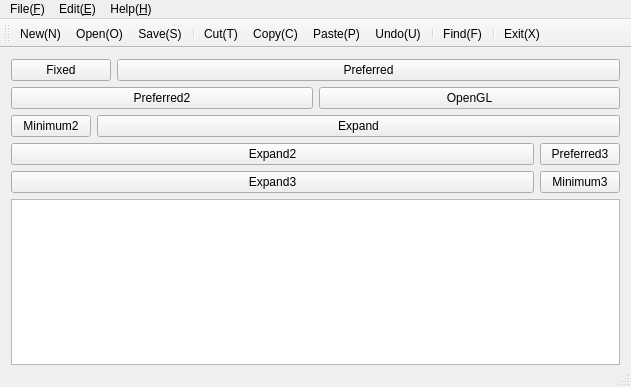
<?xml version="1.0" encoding="UTF-8"?>
<ui version="4.0">
 <class>MainWindow</class>
 <widget class="QMainWindow" name="MainWindow">
  <property name="geometry">
   <rect>
    <x>0</x>
    <y>0</y>
    <width>631</width>
    <height>387</height>
   </rect>
  </property>
  <property name="sizePolicy">
   <sizepolicy hsizetype="Preferred" vsizetype="Preferred">
    <horstretch>2</horstretch>
    <verstretch>0</verstretch>
   </sizepolicy>
  </property>
  <property name="windowTitle">
   <string>MainWindow</string>
  </property>
  <widget class="QWidget" name="centralWidget">
   <layout class="QVBoxLayout" name="verticalLayout" stretch="0,0,0,0,0,1">
    <property name="bottomMargin">
     <number>0</number>
    </property>
    <item>
     <layout class="QHBoxLayout" name="horizontalLayout">
      <item>
       <widget class="QPushButton" name="pushButton_test">
        <property name="sizePolicy">
         <sizepolicy hsizetype="Fixed" vsizetype="Fixed">
          <horstretch>0</horstretch>
          <verstretch>0</verstretch>
         </sizepolicy>
        </property>
        <property name="minimumSize">
         <size>
          <width>100</width>
          <height>0</height>
         </size>
        </property>
        <property name="text">
         <string>Fixed</string>
        </property>
       </widget>
      </item>
      <item>
       <widget class="QPushButton" name="pushButton_2">
        <property name="sizePolicy">
         <sizepolicy hsizetype="Preferred" vsizetype="Fixed">
          <horstretch>0</horstretch>
          <verstretch>0</verstretch>
         </sizepolicy>
        </property>
        <property name="text">
         <string>Preferred</string>
        </property>
       </widget>
      </item>
     </layout>
    </item>
    <item>
     <layout class="QHBoxLayout" name="horizontalLayout_2">
      <item>
       <widget class="QPushButton" name="pushButton">
        <property name="sizePolicy">
         <sizepolicy hsizetype="Preferred" vsizetype="Fixed">
          <horstretch>0</horstretch>
          <verstretch>0</verstretch>
         </sizepolicy>
        </property>
        <property name="minimumSize">
         <size>
          <width>100</width>
          <height>0</height>
         </size>
        </property>
        <property name="text">
         <string>Preferred2</string>
        </property>
       </widget>
      </item>
      <item>
       <widget class="QPushButton" name="show_opengl">
        <property name="sizePolicy">
         <sizepolicy hsizetype="Minimum" vsizetype="Fixed">
          <horstretch>0</horstretch>
          <verstretch>3</verstretch>
         </sizepolicy>
        </property>
        <property name="text">
         <string>OpenGL</string>
        </property>
       </widget>
      </item>
     </layout>
    </item>
    <item>
     <layout class="QHBoxLayout" name="horizontalLayout_3">
      <item>
       <widget class="QPushButton" name="pushButton_4">
        <property name="sizePolicy">
         <sizepolicy hsizetype="Minimum" vsizetype="Fixed">
          <horstretch>0</horstretch>
          <verstretch>0</verstretch>
         </sizepolicy>
        </property>
        <property name="text">
         <string>Minimum2</string>
        </property>
       </widget>
      </item>
      <item>
       <widget class="QPushButton" name="pushButton_5">
        <property name="sizePolicy">
         <sizepolicy hsizetype="Expanding" vsizetype="Fixed">
          <horstretch>0</horstretch>
          <verstretch>0</verstretch>
         </sizepolicy>
        </property>
        <property name="text">
         <string>Expand</string>
        </property>
       </widget>
      </item>
     </layout>
    </item>
    <item>
     <layout class="QHBoxLayout" name="horizontalLayout_4">
      <item>
       <widget class="QPushButton" name="Expand2">
        <property name="sizePolicy">
         <sizepolicy hsizetype="Expanding" vsizetype="Fixed">
          <horstretch>0</horstretch>
          <verstretch>0</verstretch>
         </sizepolicy>
        </property>
        <property name="text">
         <string>Expand2</string>
        </property>
       </widget>
      </item>
      <item>
       <widget class="QPushButton" name="pushButton_7">
        <property name="sizePolicy">
         <sizepolicy hsizetype="Preferred" vsizetype="Fixed">
          <horstretch>0</horstretch>
          <verstretch>0</verstretch>
         </sizepolicy>
        </property>
        <property name="text">
         <string>Preferred3</string>
        </property>
       </widget>
      </item>
     </layout>
    </item>
    <item>
     <layout class="QHBoxLayout" name="horizontalLayout_5">
      <item>
       <widget class="QPushButton" name="pushButton_8">
        <property name="sizePolicy">
         <sizepolicy hsizetype="Expanding" vsizetype="Fixed">
          <horstretch>0</horstretch>
          <verstretch>0</verstretch>
         </sizepolicy>
        </property>
        <property name="text">
         <string>Expand3</string>
        </property>
       </widget>
      </item>
      <item>
       <widget class="QPushButton" name="pushButton_9">
        <property name="text">
         <string>Minimum3</string>
        </property>
       </widget>
      </item>
     </layout>
    </item>
    <item>
     <widget class="QTextEdit" name="textEdit"/>
    </item>
   </layout>
  </widget>
  <widget class="QMenuBar" name="menuBar">
   <property name="geometry">
    <rect>
     <x>0</x>
     <y>0</y>
     <width>631</width>
     <height>23</height>
    </rect>
   </property>
   <widget class="QMenu" name="menu_file">
    <property name="title">
     <string>File(&amp;F)</string>
    </property>
    <addaction name="action_new"/>
    <addaction name="actionOpen"/>
    <addaction name="actionSave"/>
    <addaction name="actionSave_as"/>
    <addaction name="separator"/>
    <addaction name="actionClose"/>
    <addaction name="actionExit"/>
   </widget>
   <widget class="QMenu" name="menu_edit">
    <property name="title">
     <string>Edit(&amp;E)</string>
    </property>
    <addaction name="actionCut"/>
    <addaction name="actionCopy"/>
    <addaction name="actionPaste"/>
    <addaction name="actionUndo"/>
    <addaction name="separator"/>
    <addaction name="actionFind"/>
   </widget>
   <widget class="QMenu" name="menu_help">
    <property name="title">
     <string>Help(&amp;H)</string>
    </property>
    <addaction name="actionAbout"/>
   </widget>
   <addaction name="menu_file"/>
   <addaction name="menu_edit"/>
   <addaction name="menu_help"/>
  </widget>
  <widget class="QToolBar" name="mainToolBar">
   <property name="iconSize">
    <size>
     <width>32</width>
     <height>32</height>
    </size>
   </property>
   <attribute name="toolBarArea">
    <enum>TopToolBarArea</enum>
   </attribute>
   <attribute name="toolBarBreak">
    <bool>false</bool>
   </attribute>
   <addaction name="action_new"/>
   <addaction name="actionOpen"/>
   <addaction name="actionSave"/>
   <addaction name="separator"/>
   <addaction name="actionCut"/>
   <addaction name="actionCopy"/>
   <addaction name="actionPaste"/>
   <addaction name="actionUndo"/>
   <addaction name="separator"/>
   <addaction name="actionFind"/>
   <addaction name="separator"/>
   <addaction name="actionExit"/>
  </widget>
  <widget class="QStatusBar" name="statusBar"/>
  <action name="action_new">
   <property name="icon">
    <iconset resource="../resource.qrc">
     <normaloff>:/res/new</normaloff>:/res/new</iconset>
   </property>
   <property name="text">
    <string>New(&amp;N)</string>
   </property>
   <property name="toolTip">
    <string>New document</string>
   </property>
   <property name="shortcut">
    <string>Ctrl+N</string>
   </property>
  </action>
  <action name="actionOpen">
   <property name="icon">
    <iconset resource="../resource.qrc">
     <normaloff>:/res/open</normaloff>:/res/open</iconset>
   </property>
   <property name="text">
    <string>Open(&amp;O)</string>
   </property>
   <property name="toolTip">
    <string>Open document</string>
   </property>
   <property name="shortcut">
    <string>Ctrl+O</string>
   </property>
  </action>
  <action name="actionSave">
   <property name="icon">
    <iconset resource="../resource.qrc">
     <normaloff>:/res/save</normaloff>:/res/save</iconset>
   </property>
   <property name="text">
    <string>Save(&amp;S)</string>
   </property>
   <property name="toolTip">
    <string>Save document</string>
   </property>
   <property name="shortcut">
    <string>Ctrl+S</string>
   </property>
  </action>
  <action name="actionSave_as">
   <property name="icon">
    <iconset resource="../resource.qrc">
     <normaloff>:/res/saveas</normaloff>:/res/saveas</iconset>
   </property>
   <property name="text">
    <string>Save as(&amp;A)</string>
   </property>
   <property name="toolTip">
    <string>Save document as</string>
   </property>
   <property name="shortcut">
    <string>Ctrl+Shift+S</string>
   </property>
  </action>
  <action name="actionClose">
   <property name="icon">
    <iconset resource="../resource.qrc">
     <normaloff>:/res/close</normaloff>:/res/close</iconset>
   </property>
   <property name="text">
    <string>Close</string>
   </property>
   <property name="toolTip">
    <string>Close document</string>
   </property>
   <property name="shortcut">
    <string>Ctrl+W</string>
   </property>
  </action>
  <action name="actionExit">
   <property name="icon">
    <iconset resource="../resource.qrc">
     <normaloff>:/res/exit</normaloff>:/res/exit</iconset>
   </property>
   <property name="text">
    <string>Exit(&amp;X)</string>
   </property>
   <property name="toolTip">
    <string>Exit software</string>
   </property>
  </action>
  <action name="actionCut">
   <property name="icon">
    <iconset resource="../resource.qrc">
     <normaloff>:/res/cut</normaloff>:/res/cut</iconset>
   </property>
   <property name="text">
    <string>Cut(&amp;T)</string>
   </property>
   <property name="toolTip">
    <string>Cut text</string>
   </property>
   <property name="shortcut">
    <string>Ctrl+X</string>
   </property>
  </action>
  <action name="actionCopy">
   <property name="icon">
    <iconset resource="../resource.qrc">
     <normaloff>:/res/copy</normaloff>:/res/copy</iconset>
   </property>
   <property name="text">
    <string>Copy(&amp;C)</string>
   </property>
   <property name="toolTip">
    <string>Copy text</string>
   </property>
   <property name="shortcut">
    <string>Ctrl+C</string>
   </property>
  </action>
  <action name="actionPaste">
   <property name="icon">
    <iconset resource="../resource.qrc">
     <normaloff>:/res/paste</normaloff>:/res/paste</iconset>
   </property>
   <property name="text">
    <string>Paste(&amp;P)</string>
   </property>
   <property name="toolTip">
    <string>Paste text</string>
   </property>
   <property name="shortcut">
    <string>Ctrl+V</string>
   </property>
  </action>
  <action name="actionUndo">
   <property name="icon">
    <iconset resource="../resource.qrc">
     <normaloff>:/res/undo</normaloff>:/res/undo</iconset>
   </property>
   <property name="text">
    <string>Undo(&amp;U)</string>
   </property>
   <property name="toolTip">
    <string>Undo action</string>
   </property>
   <property name="shortcut">
    <string>Ctrl+Z</string>
   </property>
  </action>
  <action name="actionAbout">
   <property name="icon">
    <iconset resource="../resource.qrc">
     <normaloff>:/res/help</normaloff>:/res/help</iconset>
   </property>
   <property name="text">
    <string>About</string>
   </property>
   <property name="toolTip">
    <string>About...</string>
   </property>
   <property name="shortcut">
    <string>Ctrl+A</string>
   </property>
  </action>
  <action name="actionFind">
   <property name="icon">
    <iconset resource="../resource.qrc">
     <normaloff>:/res/find</normaloff>:/res/find</iconset>
   </property>
   <property name="text">
    <string>Find(&amp;F)</string>
   </property>
   <property name="toolTip">
    <string>Find text</string>
   </property>
   <property name="shortcut">
    <string>Ctrl+F</string>
   </property>
  </action>
 </widget>
 <layoutdefault spacing="6" margin="11"/>
 <resources>
  <include location="../resource.qrc"/>
 </resources>
 <connections>
  <connection>
   <sender>action_new</sender>
   <signal>triggered()</signal>
   <receiver>MainWindow</receiver>
   <slot>OnNewFile()</slot>
   <hints>
    <hint type="sourcelabel">
     <x>-1</x>
     <y>-1</y>
    </hint>
    <hint type="destinationlabel">
     <x>275</x>
     <y>154</y>
    </hint>
   </hints>
  </connection>
  <connection>
   <sender>pushButton_test</sender>
   <signal>clicked()</signal>
   <receiver>MainWindow</receiver>
   <slot>test_click()</slot>
   <hints>
    <hint type="sourcelabel">
     <x>109</x>
     <y>97</y>
    </hint>
    <hint type="destinationlabel">
     <x>289</x>
     <y>212</y>
    </hint>
   </hints>
  </connection>
  <connection>
   <sender>pushButton_2</sender>
   <signal>clicked()</signal>
   <receiver>MainWindow</receiver>
   <slot>on_user_info_click()</slot>
   <hints>
    <hint type="sourcelabel">
     <x>328</x>
     <y>88</y>
    </hint>
    <hint type="destinationlabel">
     <x>275</x>
     <y>154</y>
    </hint>
   </hints>
  </connection>
  <connection>
   <sender>pushButton</sender>
   <signal>clicked()</signal>
   <receiver>MainWindow</receiver>
   <slot>on_user_info_ext_click()</slot>
   <hints>
    <hint type="sourcelabel">
     <x>141</x>
     <y>123</y>
    </hint>
    <hint type="destinationlabel">
     <x>275</x>
     <y>154</y>
    </hint>
   </hints>
  </connection>
  <connection>
   <sender>actionSave</sender>
   <signal>triggered()</signal>
   <receiver>MainWindow</receiver>
   <slot>OnSaveFile()</slot>
   <hints>
    <hint type="sourcelabel">
     <x>-1</x>
     <y>-1</y>
    </hint>
    <hint type="destinationlabel">
     <x>315</x>
     <y>193</y>
    </hint>
   </hints>
  </connection>
  <connection>
   <sender>actionSave_as</sender>
   <signal>triggered()</signal>
   <receiver>MainWindow</receiver>
   <slot>OnSaveAsFile()</slot>
   <hints>
    <hint type="sourcelabel">
     <x>-1</x>
     <y>-1</y>
    </hint>
    <hint type="destinationlabel">
     <x>315</x>
     <y>193</y>
    </hint>
   </hints>
  </connection>
  <connection>
   <sender>actionOpen</sender>
   <signal>triggered()</signal>
   <receiver>MainWindow</receiver>
   <slot>OnOpenFile()</slot>
   <hints>
    <hint type="sourcelabel">
     <x>-1</x>
     <y>-1</y>
    </hint>
    <hint type="destinationlabel">
     <x>315</x>
     <y>193</y>
    </hint>
   </hints>
  </connection>
  <connection>
   <sender>actionClose</sender>
   <signal>triggered()</signal>
   <receiver>MainWindow</receiver>
   <slot>OnCloseFile()</slot>
   <hints>
    <hint type="sourcelabel">
     <x>-1</x>
     <y>-1</y>
    </hint>
    <hint type="destinationlabel">
     <x>315</x>
     <y>193</y>
    </hint>
   </hints>
  </connection>
  <connection>
   <sender>actionExit</sender>
   <signal>triggered()</signal>
   <receiver>MainWindow</receiver>
   <slot>OnExit()</slot>
   <hints>
    <hint type="sourcelabel">
     <x>-1</x>
     <y>-1</y>
    </hint>
    <hint type="destinationlabel">
     <x>315</x>
     <y>193</y>
    </hint>
   </hints>
  </connection>
  <connection>
   <sender>actionCut</sender>
   <signal>triggered()</signal>
   <receiver>MainWindow</receiver>
   <slot>OnCut()</slot>
   <hints>
    <hint type="sourcelabel">
     <x>-1</x>
     <y>-1</y>
    </hint>
    <hint type="destinationlabel">
     <x>315</x>
     <y>193</y>
    </hint>
   </hints>
  </connection>
  <connection>
   <sender>actionCopy</sender>
   <signal>triggered()</signal>
   <receiver>MainWindow</receiver>
   <slot>OnCopy()</slot>
   <hints>
    <hint type="sourcelabel">
     <x>-1</x>
     <y>-1</y>
    </hint>
    <hint type="destinationlabel">
     <x>315</x>
     <y>193</y>
    </hint>
   </hints>
  </connection>
  <connection>
   <sender>actionPaste</sender>
   <signal>triggered()</signal>
   <receiver>MainWindow</receiver>
   <slot>OnPaste()</slot>
   <hints>
    <hint type="sourcelabel">
     <x>-1</x>
     <y>-1</y>
    </hint>
    <hint type="destinationlabel">
     <x>315</x>
     <y>193</y>
    </hint>
   </hints>
  </connection>
  <connection>
   <sender>actionUndo</sender>
   <signal>triggered()</signal>
   <receiver>MainWindow</receiver>
   <slot>OnUndo()</slot>
   <hints>
    <hint type="sourcelabel">
     <x>-1</x>
     <y>-1</y>
    </hint>
    <hint type="destinationlabel">
     <x>315</x>
     <y>193</y>
    </hint>
   </hints>
  </connection>
  <connection>
   <sender>show_opengl</sender>
   <signal>clicked()</signal>
   <receiver>MainWindow</receiver>
   <slot>on_opengl_widget_click()</slot>
   <hints>
    <hint type="sourcelabel">
     <x>469</x>
     <y>117</y>
    </hint>
    <hint type="destinationlabel">
     <x>315</x>
     <y>193</y>
    </hint>
   </hints>
  </connection>
 </connections>
 <slots>
  <slot>test_click()</slot>
  <slot>OnNewFile()</slot>
  <slot>on_user_info_click()</slot>
  <slot>on_user_info_ext_click()</slot>
  <slot>OnSaveFile()</slot>
  <slot>OnSaveAsFile()</slot>
  <slot>OnOpenFile()</slot>
  <slot>OnCloseFile()</slot>
  <slot>OnExit()</slot>
  <slot>OnUndo()</slot>
  <slot>OnCut()</slot>
  <slot>OnCopy()</slot>
  <slot>OnPaste()</slot>
  <slot>on_opengl_widget_click()</slot>
 </slots>
</ui>
